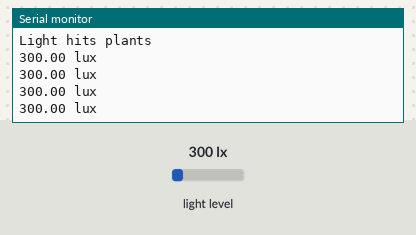
Recording of a sketch running on a simulated Particle Photon. Parts: the last lines printed to the serial monitor. Inputs (shaded band) come from the test bench; at power-on: light level 300 lx.

Above: at 1.7 s.
1.8 s: light level set to 40 lx
At 2.05 s:
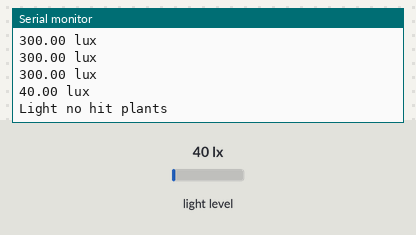
3.3 s: light level set to 500 lx
At 3.66 s:
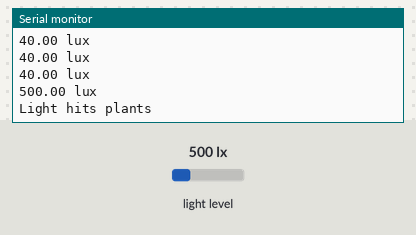
Timing chart, 0 to 6.3 s (numbered marks = the images above; inputs shaded):
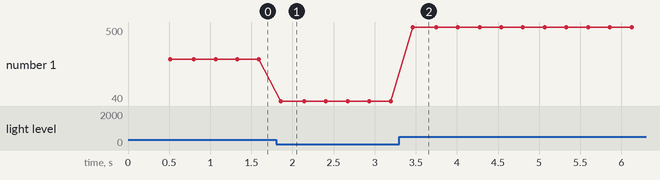

The sketch:

ifttt-light-sensor.ino
```cpp
// This #include statement was automatically added by the Particle IDE.
#include <Wire.h>
#include <Adafruit_Sensor.h>
#include <Adafruit_TSL2561_U.h>

/* This driver uses the Adafruit unified sensor library (Adafruit_Sensor),
   which provides a common 'type' for sensor data and some helper functions.

   To use this driver you will also need to download the Adafruit_Sensor
   library and include it in your libraries folder.
   You should also assign a unique ID to this sensor for use with
   the Adafruit Sensor API so that you can identify this particular
   sensor in any data logs, etc.  To assign a unique ID, simply
   provide an appropriate value in the constructor below (12345
   is used by default in this example).

   Connections
   ===========
   Connect SCL to I2C SCL Clock
   Connect SDA to I2C SDA Data
   Connect VCC/VDD to 3.3V or 5V (depends on sensor's logic level, check the datasheet)
   Connect GROUND to common ground
   I2C Address
   ===========
   The address will be different depending on whether you leave
   the ADDR pin floating (addr 0x39), or tie it to ground or vcc.
   The default addess is 0x39, which assumes the ADDR pin is floating
   (not connected to anything).  If you set the ADDR pin high
   or low, use TSL2561_ADDR_HIGH (0x49) or TSL2561_ADDR_LOW
   (0x29) respectively.

   History
   =======
   2013/JAN/31  - First version (KTOWN)
*/

Adafruit_TSL2561_Unified tsl = Adafruit_TSL2561_Unified(TSL2561_ADDR_FLOAT, 12345);
int light = 0;

/**************************************************************************/
/*
    Displays some basic information on this sensor from the unified
    sensor API sensor_t type (see Adafruit_Sensor for more information)
*/
/**************************************************************************/
void displaySensorDetails(void)
{
  sensor_t sensor;
  tsl.getSensor(&sensor);
  Serial.println("------------------------------------");
  Serial.print  ("Sensor:       "); Serial.println(sensor.name);
  Serial.print  ("Driver Ver:   "); Serial.println(sensor.version);
  Serial.print  ("Unique ID:    "); Serial.println(sensor.sensor_id);
  Serial.print  ("Max Value:    "); Serial.print(sensor.max_value); Serial.println(" lux");
  Serial.print  ("Min Value:    "); Serial.print(sensor.min_value); Serial.println(" lux");
  Serial.print  ("Resolution:   "); Serial.print(sensor.resolution); Serial.println(" lux");
  Serial.println("------------------------------------");
  Serial.println("");
  delay(500);
}

/**************************************************************************/
/*
    Configures the gain and integration time for the TSL2561
*/
/**************************************************************************/
void configureSensor(void)
{
  /* You can also manually set the gain or enable auto-gain support */
  // tsl.setGain(TSL2561_GAIN_1X);      /* No gain ... use in bright light to avoid sensor saturation */
  // tsl.setGain(TSL2561_GAIN_16X);     /* 16x gain ... use in low light to boost sensitivity */
  tsl.enableAutoRange(true);            /* Auto-gain ... switches automatically between 1x and 16x */

  /* Changing the integration time gives you better sensor resolution (402ms = 16-bit data) */
  tsl.setIntegrationTime(TSL2561_INTEGRATIONTIME_13MS);      /* fast but low resolution */
  // tsl.setIntegrationTime(TSL2561_INTEGRATIONTIME_101MS);  /* medium resolution and speed   */
  // tsl.setIntegrationTime(TSL2561_INTEGRATIONTIME_402MS);  /* 16-bit data but slowest conversions */

  /* Update these values depending on what you've set above! */
  Serial.println("------------------------------------");
  Serial.print  ("Gain:         "); Serial.println("Auto");
  Serial.print  ("Timing:       "); Serial.println("13 ms");
  Serial.println("------------------------------------");
}

/**************************************************************************/
/*
    Arduino setup function (automatically called at startup)
*/
/**************************************************************************/
void setup(void)
{
  Serial.begin(9600);
  Serial.println("Light Sensor Test"); Serial.println("");

  /* Initialise the sensor */
  //use tsl.begin() to default to Wire,
  //tsl.begin(&Wire2) directs api to use Wire2, etc.
  if(!tsl.begin())
  {
    /* There was a problem detecting the TSL2561 ... check your connections */
    Serial.print("Ooops, no TSL2561 detected ... Check your wiring or I2C ADDR!");
    while(1);
  }

  /* Display some basic information on this sensor */
  displaySensorDetails();

  /* Setup the sensor gain and integration time */
  configureSensor();

  /* We're ready to go! */
  Serial.println("");
}

/**************************************************************************/
/*
    Arduino loop function, called once 'setup' is complete (your own code
    should go here)
*/
/**************************************************************************/
void loop(void)
{
  /* Get a new sensor event */
  sensors_event_t event;
  tsl.getEvent(&event);

  /* Display the results (light is measured in lux) */
  if (event.light)
  {
    Serial.print(event.light); Serial.println(" lux");
    if (event.light > 100 && light != 1)
    {
        Serial.println("Light hits plants");
        Particle.publish("lightLevel", "SunLight",PRIVATE);
        light = 1;
    }
    else if (event.light <= 100 && light != 0)
    {
        Serial.println("Light no hit plants");
        Particle.publish("lightLevel", "NoSunLight",PRIVATE);
        light = 0;
    }
  }
  else
  {
    /* If event.light = 0 lux the sensor is probably saturated
       and no reliable data could be generated! */
    Serial.println("Sensor overload");
  }
  delay(250);
}
```

Measured:
- after the input at 1.8 s, the serial monitor: prints a new line after 0.06 s (image 1)
- after the input at 3.3 s, the serial monitor: prints a new line after 0.16 s (image 2)
- plotted number 1: 300 → 40 after the input at 1.8 s, 40 → 500 after the input at 3.3 s
